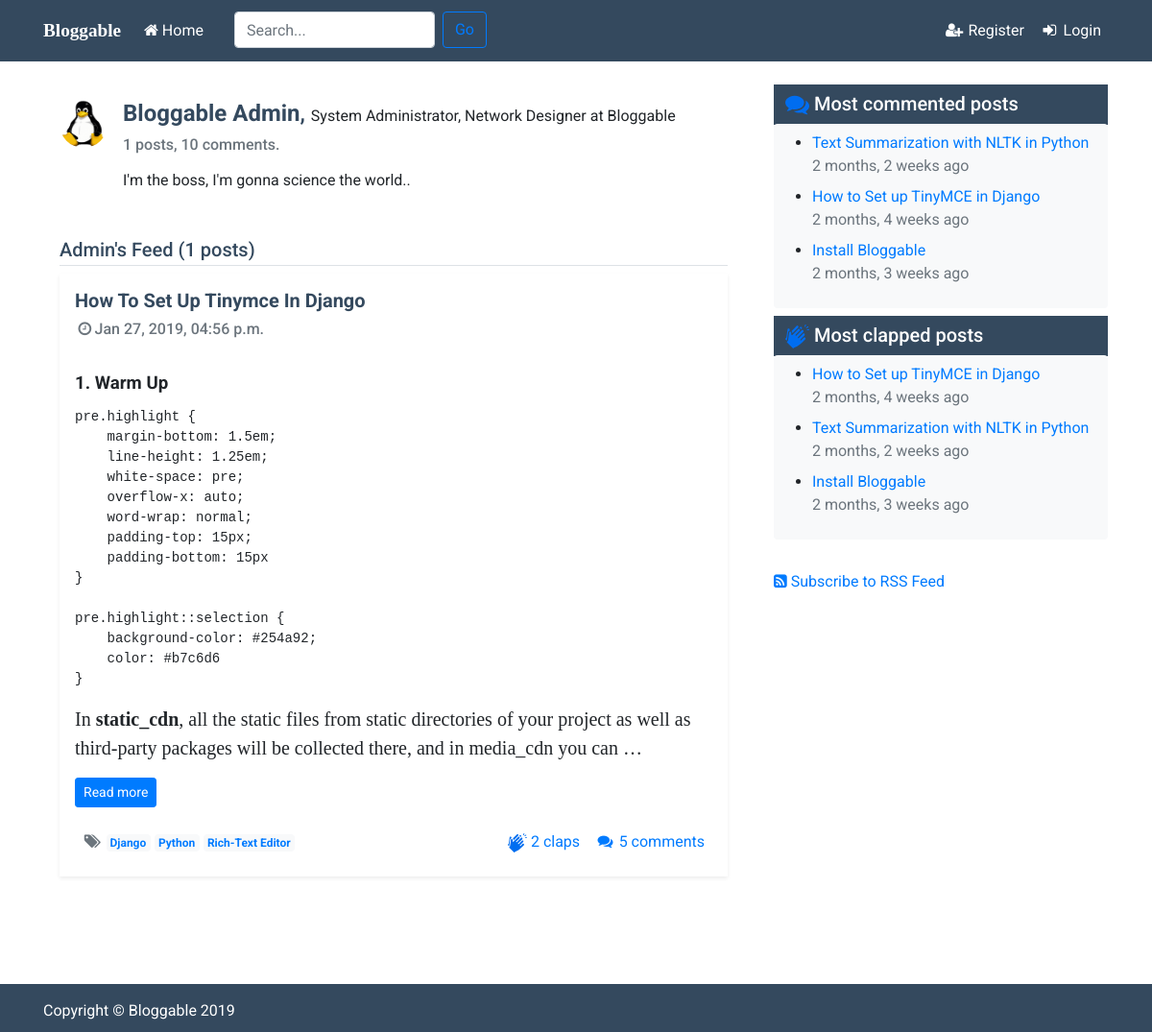
Page /user-posts/Admin/ on the committed database.
### users/models.py (models this page shows, shortened)
class Profile(models.Model):
    user = models.OneToOneField(User, on_delete=models.CASCADE)
    image = models.ImageField(default='default.png', upload_to='profile_pics')
    position = models.CharField(max_length=300, default="Blogger at Bloggable")
    bio = models.TextField(blank=True)
    objects=models.Manager

### blog/models.py (models this page shows, shortened)
class Post(models.Model):
    STATUS_CHOICES = (
        ('draft','Draft'),
        ('published', 'Published')
    )
    title = models.CharField(max_length=250)
    slug = models.SlugField(max_length=250, unique_for_date='publish')
    content = HTMLField('content')
    author = models.ForeignKey(User, related_name='blog_posts', on_delete=models.CASCADE)
    created = models.DateTimeField(auto_now_add=True)
    publish = models.DateTimeField(default=timezone.now)
    updated = models.DateTimeField(auto_now=True)
    status = models.CharField(max_length=10, choices=STATUS_CHOICES, default='published')
    users_clap = models.ManyToManyField(User, related_name='posts_liked', blank=True)
    view_count = models.PositiveIntegerField(default=0)
    tags = TaggableManager(blank=True)
    objects = models.Manager()
    published = PublishedManager()
    searchManager = SearchManager()
    class Meta:
        ordering = ('-publish',)
    def get_absolute_url(self):
        return reverse('post-detail', kwargs={'year':self.publish.year,
                                              'month':self.publish.strftime('%m'),
                                              'day':self.publish.strftime('%d'),
                                              'slug':self.slug})

### blog/views.py (the view)
# urls.py: path('user-posts/<str:username>/', UserPostListView.as_view(), name='user-posts'),
class UserPostListView(ListView):
    model = Post
    template_name = 'blog/user_posts.html'
    context_object_name = 'posts'
    paginate_by = 3
    def get_queryset(self):
        qs = super(UserPostListView, self).get_queryset()
        self.user = get_object_or_404(User,username=self.kwargs.get('username'))
        return qs.filter(author=self.user).order_by('-publish')
    def get_context_data(self, **kwargs):
        context = super().get_context_data(**kwargs)
        context['author'] = self.user
        return context

### blog/models.py (called while the page is built)
    def get_queryset(self):
        return super(PublishedManager,self).get_queryset().filter(status='published')

### blog/templatetags/blog_tags.py (called while the page is built)
@register.inclusion_tag('blog/latest_posts.html')
def most_commented_posts(count=5):
    c_posts = Post.published.annotate(comments=Count('comment')).order_by('-comments')[:count]
    return {'posts':c_posts}

@register.inclusion_tag('blog/latest_posts.html')
def most_clapped_posts(count=5):
    latest_posts = Post.published.annotate(claps=Count('users_clap')).order_by('-claps')[:count]
    return {'posts':latest_posts}

### blog/templates/blog/user_posts.html (shortened to what this page needs)
{% extends "blog/base.html" %}
{% load static %}
{% block content %}
<div class="mb-2 p-3">
    <div class="media mb-4 pb-2">
        <img class="d-flex mr-3 rounded-circle" src="{{ author.profile.image.url }}" width="50" height="50" alt="" />
        <div class="media-body">
            <h4 class="d-inline mt-0 profile-name">
                <strong>{{ author.first_name }} {{ author.last_name }}</strong>,
            </h4>
            <span>{{ author.profile.position }}</span>
            <h6 class="mt-2 text-secondary">
                <span>{{ page_obj.paginator.count }} posts</span>,
                <span>{{ author.blog_comments.count }} comments</span>.
            </h6>
            <p class="mt-3">{{ author.profile.bio }}.</p>
        </div>
    </div>
    <h5 class="border-bottom media mb-2 pb-1 profile-name">
        {{ view.kwargs.username }}'s Feed ({{ page_obj.paginator.count }} posts)
    </h5>
    {% for post in posts %}
    <div class="media shadow-sm p-3 mb-4 bg-white">
        <div class="media-body">
            <h5 class="blog-post-title media-heading">
                <strong>
                    <a class="blog-post-title" href="{{ post.get_absolute_url }}">
                        {{ post.title|title }}
                    </a>
                </strong>
            </h5>
            <h6 class="text-secondary">
                <span>
                    <i class="fa fa-clock-o fa-fw" aria-hidden="true"></i>{{ post.publish|date:"M d, Y, h:i a" }}
                </span>
            </h6>
            <p class="blog-post-content">
                {{ post.content|safe|truncatewords_html:50 }}
            <div>
                <a class="btn btn-sm btn-primary" href="{{ post.get_absolute_url }}" role="button">Read more</a>
            </div>
        </p>
            <div class="text-secondary d-flex bd-highlight">
                <div class="mr-auto p-2 bd-highlight">
                    {% if post.tags.all %}
                    <span>
                        <i class="fa fa-tags fa-fw" aria-hidden="true"></i>
                    </span>
                    {% for tag in post.tags.all %}
                    <span class="badge badge-light pl-1">
                        <a href="{% url 'posts-list-by-tag' tag.slug %}">{{ tag }}</a>
                    </span>
                    {% endfor %}
                    {% endif %}
                </div>
                <div class="p-2 bd-highlight text-primary">
                    <img src="{% static 'blog/img/clapping_filled.svg' %}" alt="clap" width="20" height="20">
                    {% with count=post.users_clap.count %}
                    {{ count }} clap{{ count|pluralize }}
                    {% endwith %}
                </div>
                <div class="p-2 bd-highlight">
                        <a href="{{ post.get_absolute_url }}#comment-list">
                            <i class="fa fa-comments fa-fw" aria-hidden="true"></i>
                            {% with ccount=post.comment_set.all.count %}
                            {{ ccount }} comment{{ ccount|pluralize }}</a>
                            {% endwith %}
                    </div>
            </div>
        </div>
    </div>
    {% empty %}
    <p>No posts.</p>
    {% endfor %}
</div>
{% endblock content%}

### blog/templates/blog/latest_posts.html
{% load humanize %}
<ul>
    {% for post in posts %}
    <li>
        <a href="{{ post.get_absolute_url }}">{{ post.title }}</a>
        <span class="text-muted mb-2 d-block">{{ post.publish|naturaltime }}</span>
    </li>
    {% endfor %}
</ul>

### blog/static/blog/css/sticky-footer.css (style rules this page uses)
html { position: relative; min-height: 100%; }
body { margin-bottom: 50px; }

### blog/static/blog/css/custom.css (style rules this page uses)
body { text-rendering: optimizeLegibility; font-family: 'Roboto', sans-serif, Georgia, Cambria, "Times New Roman"; }
a.blog-post-title, .blog-post-title, .profile-name, a.blog-post-author, .blog-post-author { color: #34495e; }
.blog-post-content { line-height: 1.87; letter-spacing: -.001em; color: #34495e; }

### rows in the picture
Post: title "How To Set Up Tinymce In Django", publish "Jan 27, 2019, 04:56 p.m.", content "1. Warm Up pre.highlight { margin-bottom: 1.5em; line-height: 1.25em; white-space: pre; overflow-x: auto; word-wrap: normal; padding-top: 15px; padding-bottom: 15px } pre.highlight::selection { background-color: #254a92; color: #b7c6d6 } In static_cdn , all the static files from static directories of your project as well as third-party packages will be collected there, and in media_cdn you can …", users_clap.count "2", comment_set.all.count "5", title "How to Set up TinyMCE in Django", publish "2 months, 4 weeks ago"
Tag: name "Django"
Tag: name "Python"
Tag: name "Rich-Text Editor"
Post: title "Text Summarization with NLTK in Python", publish "2 months, 2 weeks ago"
Post: title "Install Bloggable", publish "2 months, 3 weeks ago"

### other values in the picture
{{ author.first_name }} "Bloggable"
{{ author.last_name }} "Admin"
{{ author.profile.position }} "System Administrator, Network Designer at Bloggable"
{{ page_obj.paginator.count }} "1"
{{ author.blog_comments.count }} "10"
{{ author.profile.bio }} "I'm the boss, I'm gonna science the world."
{{ view.kwargs.username }} "Admin"
